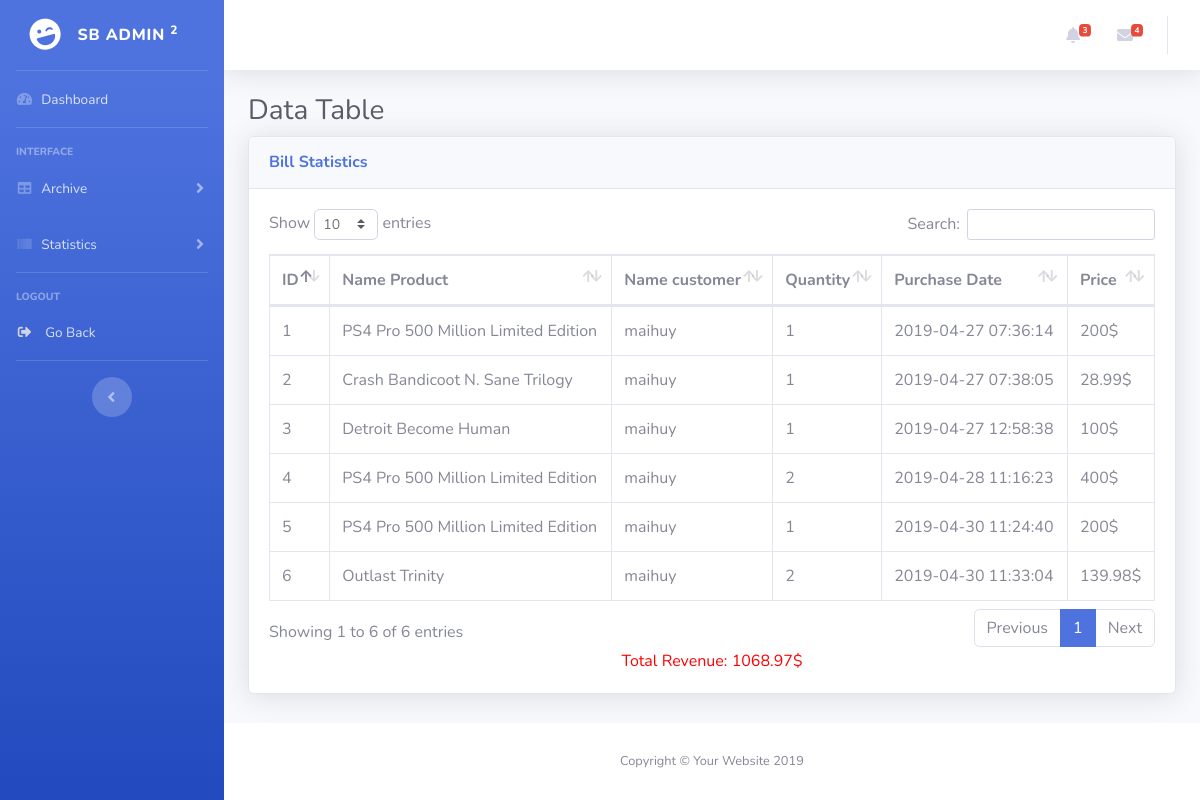
The app's page /admin/Bill.php with its own data.
### tables this page shows
CREATE TABLE `bill` (
  `ID` int(11) NOT NULL,
  `id_product` int(11) NOT NULL,
  `user_id` int(11) NOT NULL,
  `amount` int(11) NOT NULL,
  `created_at` datetime NOT NULL,
  `Price` float NOT NULL
);

CREATE TABLE `product` (
  `ID` int(11) NOT NULL,
  `Type` varchar(20) NOT NULL,
  `Name` varchar(200) NOT NULL,
  `Quantity` int(11) NOT NULL,
  `Price` float NOT NULL,
  `Pic` varchar(200) NOT NULL,
  `Status` varchar(10) DEFAULT NULL,
  `Developers` varchar(100) DEFAULT NULL,
  `Description` varchar(500) DEFAULT NULL
);

CREATE TABLE `customer` (
  `ID` int(11) NOT NULL,
  `Name` varchar(200) NOT NULL,
  `Card` varchar(11) NOT NULL,
  `Moneh` int(11) NOT NULL,
  `Phone` int(11) NOT NULL,
  `Password` varchar(36) NOT NULL,
  `Type` varchar(1) NOT NULL
);

### admin/DataProvider.php (called while the page is built, shortened)
<?php
class DataProvider
{
	public static function ExecuteQuery($sql)
	{
		$connection = mysqli_connect("localhost","root","", "darksoulofweb") or
			die ("couldn't connect to localhost");
		mysqli_query($connection, "set names 'utf8'");
		$result = mysqli_query($connection, $sql);
		return $result;
	}
}
?>

### admin/Bill.php (the view, shortened to what this page needs)
<?php include("DataProvider.php"); ?>
<!DOCTYPE html>
<html>
<head>
  <link href="vendor/fontawesome-free/css/all.min.css" rel="stylesheet" type="text/css">
  <link href="css/sb-admin-2.min.css" rel="stylesheet">
  <link href="vendor/datatables/dataTables.bootstrap4.min.css" rel="stylesheet">
</head>
<body id="page-top">
  <div id="wrapper">
    <?php include_once("Sidebar.php"); ?>
    <div id="content-wrapper" class="d-flex flex-column">
      <div id="content">
        <?php include_once("Topbar.php"); ?>
        <div class="container-fluid">
          <h1 class="h3 mb-2 text-gray-800">Data Table</h1>
          <div class="card shadow mb-4">
            <div class="card-header py-3">
              <h6 class="m-0 font-weight-bold text-primary">Bill Statistics</h6>
            </div>
            <div class="card-body">
              <div class="table-responsive">
                <table class="table table-bordered" id="dataTable" width="100%" cellspacing="0">
                  <thead>
                    <tr>
                      <th>ID</th>
                      <th>Name Product</th>
                      <th>Name customer</th>
                      <th>Quantity</th>
                      <th>Purchase Date</th>
                      <th>Price</th>
                    </tr>
                  </thead>
                  <tbody>
                    <?php
                        $result = DataProvider::ExecuteQuery("SELECT * FROM bill order by amount DESC");
                        $totalprice=0;
                        while($row = mysqli_fetch_assoc($result)) {
                            $id_product=$row['id_product'];
                            $id_customer=$row['user_id'];
                            $res1=DataProvider::ExecuteQuery("SELECT * FROM product where ID='$id_product'");
                            $res2=DataProvider::ExecuteQuery("SELECT * FROM customer where ID='$id_customer'");
                            $row1=mysqli_fetch_array($res1);
                            $row2=mysqli_fetch_array($res2);
                            $totalprice+=$row['Price'];
                    ?>
                    <tr>
                      <td><?php echo $row["ID"]; ?></td>
                      <td><?php echo $row1["Name"]; ?></td>
                      <td><?php echo $row2["Name"]; ?></td>
                      <td><?php echo $row["amount"]; ?></td>
                      <td><?php echo $row["created_at"]; ?></td>
                      <td><?php echo $row["Price"];echo "$"; ?></td>
                    </tr>
                        <?php } ?>
                  </tbody>
                </table>
                 <div style="text-align: center;color: red"> Total Revenue: <?php echo $totalprice; echo "$"; ?></div>
              </div>
            </div>
          </div>
        </div>
      </div>
      <footer class="sticky-footer bg-white">
        <div class="container my-auto">
          <div class="copyright text-center my-auto">
            <span>Copyright &copy; Your Website 2019</span>
          </div>
        </div>
      </footer>
    </div>
  </div>
</body>
</html>
</html>

### admin/Sidebar.php (shortened to what this page needs)
<ul class="navbar-nav bg-gradient-primary sidebar sidebar-dark accordion" id="accordionSidebar">
<a class="sidebar-brand d-flex align-items-center justify-content-center" href="index.php?id=<?php echo $_GET['id']?>">
  <div class="sidebar-brand-icon rotate-n-15">
    <i class="fas fa-laugh-wink"></i>
  </div>
  <div class="sidebar-brand-text mx-3">SB Admin <sup>2</sup></div>
</a>
<hr class="sidebar-divider my-0">
<li class="nav-item">
  <a class="nav-link" href="index.php?id=<?php echo $_GET['id']?>">
    <i class="fas fa-fw fa-tachometer-alt"></i>
    <span>Dashboard</span></a>
</li>
<hr class="sidebar-divider">
<div class="sidebar-heading">
  Interface
</div>
<li class="nav-item">
  <a class="nav-link collapsed" href="#" data-toggle="collapse" data-target="#collapseOne" aria-expanded="true" aria-controls="collapseTwo">
    <i class="fas fa-fw fa-table"></i>
    <span>Archive</span>
  </a>
</li>
<li class="nav-item">
  <a class="nav-link collapsed" href="#" data-toggle="collapse" data-target="#collapseTwo" aria-expanded="true" aria-controls="collapseTwo">
    <i class="fas fa-fw fa-barcode"></i>
    <span>Statistics</span>
  </a>
</li>
<hr class="sidebar-divider">
<div class="sidebar-heading">
  Logout
</div>
<li class="nav-item">
  <a class="nav-link" href="" data-toggle="modal" data-target="#logoutModal">
    <i class="fas fa-sign-out-alt fa-sm fa-fw mr-2 text-gray-400"></i>
    <span>Go Back</span></a>
</li>
<hr class="sidebar-divider d-none d-md-block">
<div class="text-center d-none d-md-inline">
  <button class="rounded-circle border-0" id="sidebarToggle"></button>
</div>
</ul>

### admin/Topbar.php (shortened to what this page needs)
<nav class="navbar navbar-expand navbar-light bg-white topbar mb-4 static-top shadow">
<ul class="navbar-nav ml-auto">
  <li class="nav-item dropdown no-arrow mx-1">
    <a class="nav-link dropdown-toggle" href="#" id="alertsDropdown" role="button" data-toggle="dropdown" aria-haspopup="true" aria-expanded="false">
      <i class="fas fa-bell fa-fw"></i>
      <span class="badge badge-danger badge-counter">3</span>
    </a>
  </li>
  <li class="nav-item dropdown no-arrow mx-1">
    <a class="nav-link dropdown-toggle" href="#" id="messagesDropdown" role="button" data-toggle="dropdown" aria-haspopup="true" aria-expanded="false">
      <i class="fas fa-envelope fa-fw"></i>
      <span class="badge badge-danger badge-counter">4</span>
    </a>
  </li>
</ul>
</nav>

### records on screen
bill: ID "4", id_product.Name "PS4 Pro 500 Million Limited Edition", user.Name "maihuy", amount "2", created_at "2019-04-28 11:16:23", Price "400"
bill: ID "6", id_product.Name "Outlast Trinity", user.Name "maihuy", amount "2", created_at "2019-04-30 11:33:04", Price "139.98"
bill: ID "1", id_product.Name "PS4 Pro 500 Million Limited Edition", user.Name "maihuy", amount "1", created_at "2019-04-27 07:36:14", Price "200"
bill: ID "2", id_product.Name "Crash Bandicoot N. Sane Trilogy", user.Name "maihuy", amount "1", created_at "2019-04-27 07:38:05", Price "28.99"
bill: ID "3", id_product.Name "Detroit Become Human", user.Name "maihuy", amount "1", created_at "2019-04-27 12:58:38", Price "100"
bill: ID "5", id_product.Name "PS4 Pro 500 Million Limited Edition", user.Name "maihuy", amount "1", created_at "2019-04-30 11:24:40", Price "200"

### other values on screen
$totalprice "1068.97"
